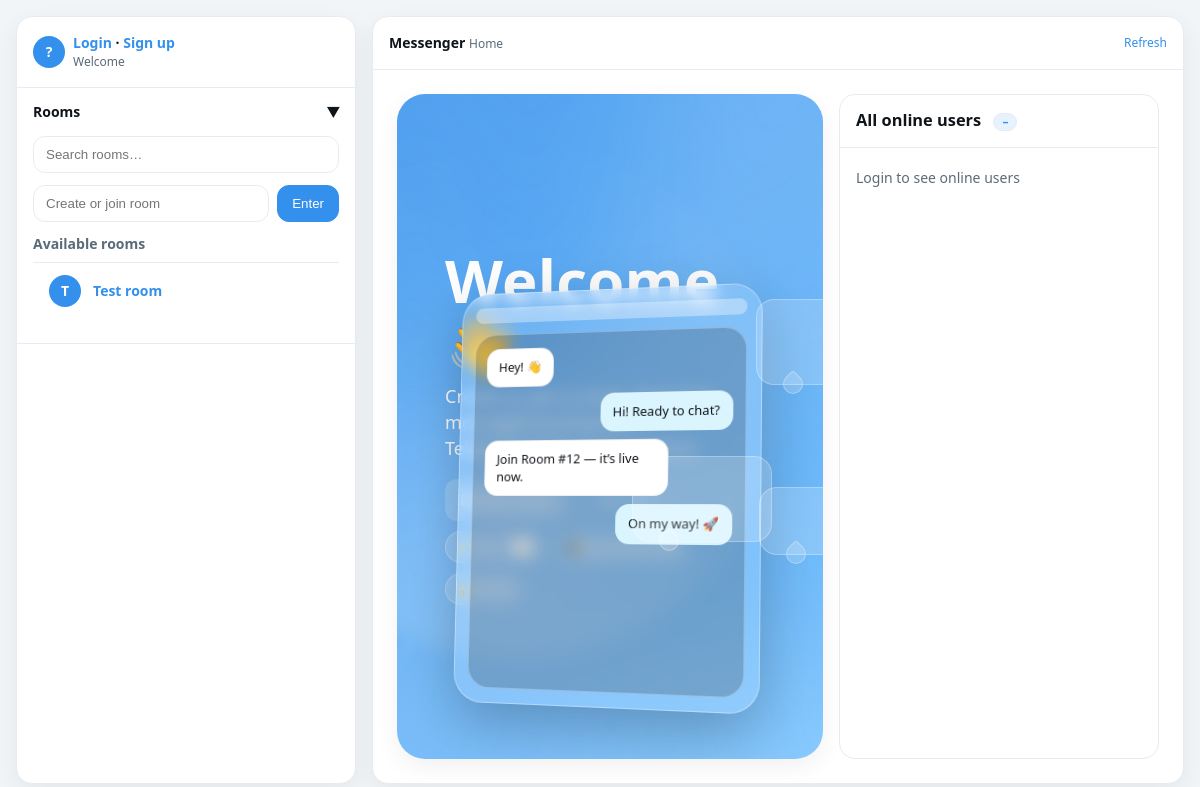
The app's page /, older data.
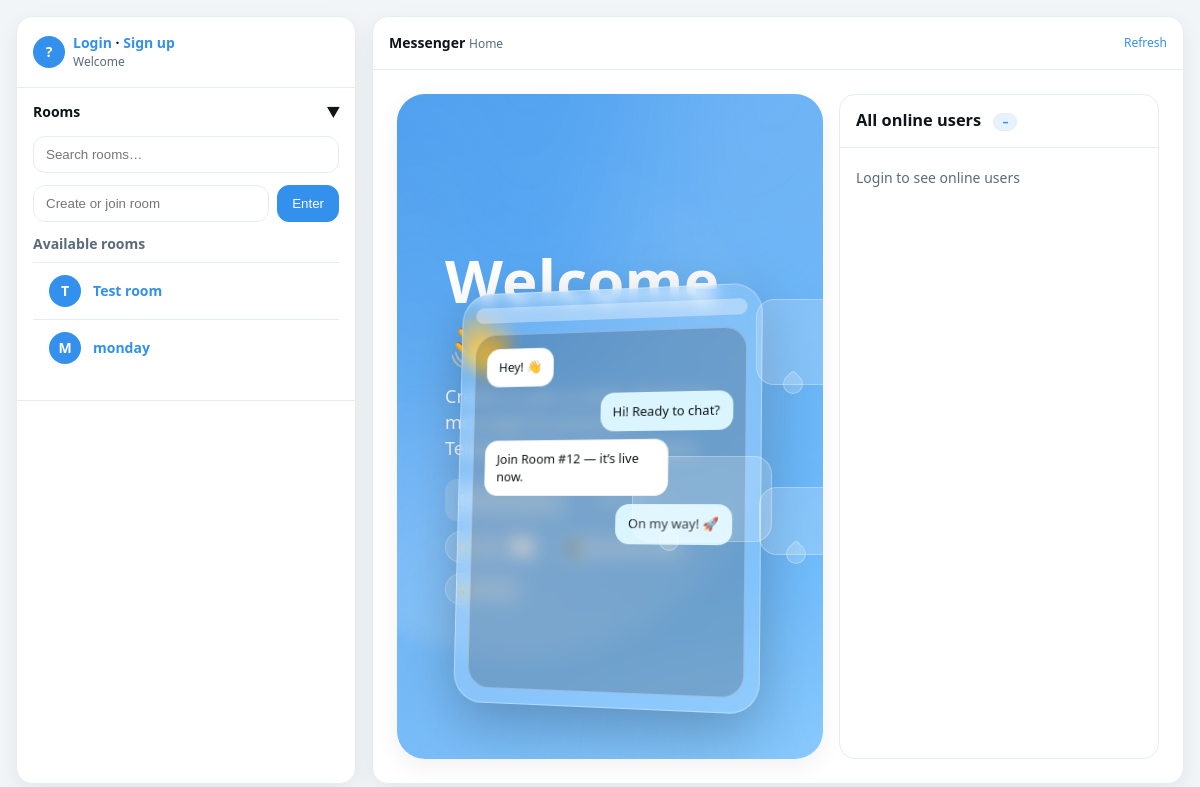
The same page, newer data.
### chat/models.py (models this page shows, shortened)
class Room(models.Model):
    name = models.CharField(max_length=255, unique=True)
    current_users = models.ManyToManyField("User", related_name="current_rooms", blank=True, through="RoomMembership")

### chat/views.py (the view)
# urls.py: path("", views.index, name="index"),
def index(request):
    if request.method == "POST":
        name = request.POST.get("name", "").strip()
        if name:
            room, _ = Room.objects.get_or_create(name=name)
            return HttpResponseRedirect(reverse("room", args=[room.pk]))
    rooms = Room.objects.all().order_by("name")
    return render(request, "chat/index.html", {"rooms": rooms})

### chat/templates/chat/index.html (shortened to what this page needs)
<!doctype html>
<html lang="en">
<head>
</head>
<body>
  <div class="app">
    <aside class="sidebar" aria-label="Sidebar">
      <div class="sb-head">
        {% if user.is_authenticated %}
          <div class="avatar">{{ user.username|slice:":1"|upper }}</div>
          <div>
            <div class="greet">Hello, {{ user.username }}</div>
            <div class="chip"><a href="{% url 'logout' %}">Logout</a></div>
          </div>
        {% else %}
          <div class="avatar">?</div>
          <div>
            <div class="greet"><a href="{% url 'login' %}">Login</a> · <a href="{% url 'signup' %}">Sign up</a></div>
            <div class="chip">Welcome</div>
          </div>
        {% endif %}
      </div>
      <details class="accordion" id="acc-rooms" open>
        <summary>
          <span>Rooms</span>
          <span class="chev">▶</span>
        </summary>
        <div class="acc-body">
          <div class="search">
            <input type="text" placeholder="Search rooms…" oninput="filterRooms(this.value)">
          </div>
          <form class="room-form" method="post">{% csrf_token %}
            <input name="name" type="text" placeholder="Create or join room">
            <button class="btn" type="submit">Enter</button>
          </form>
          <div class="acc-body-inner">
            <h2 style="padding:0 0 8px; margin:0; font-size:14px; color:var(--muted)">Available rooms</h2>
            <ul class="rooms" id="room-list">
              {% for r in rooms %}
                <li>
                  <a class="room-item" href="{% url 'room' r.pk %}">
                    <div class="avatar" aria-hidden="true">{{ r.name|slice:":1"|upper }}</div>
                    <div><div class="rname">{{ r.name }}</div></div>
                  </a>
                </li>
              {% empty %}
                <li><div class="room-item"><div class="chip">No rooms yet</div></div></li>
              {% endfor %}
            </ul>
          </div>
        </div>
      </details>
    </aside>
    <main class="main">
      <div class="main-head">
        <div><strong>Messenger</strong> <span class="chip">Home</span></div>
        <div class="chip"><a href="{% url 'index' %}">Refresh</a></div>
      </div>
      <div class="main-body">
        <section class="hero hero-xl" id="hero">
          <div class="hero-copy">
            <h1 class="hero-title">Welcome 👋</h1>
            <p class="hero-subtitle">
              Create or join a room. Real-time messages & presence — Telegram-style, fast and clean.
            </p>
            <div class="hero-cta">
              <a class="btn hero-btn" href="#room-list">Browse rooms</a>
              <a class="btn ghost" href="{% url 'index' %}">Refresh</a>
              <span class="pill">⚡ Live <span class="badge" id="online-count-hero">0</span></span>
              <span class="pill">🌓 Auto dark mode</span>
              <span class="pill">🔒 Secure</span>
            </div>
          </div>
          <div class="hero-art" aria-hidden="true">
            <div class="ring"></div>
            <div class="phone">
              <div class="statusbar"></div>
              <div class="screen">
                <div class="bubble them">Hey! 👋</div>
                <div class="bubble me">Hi! Ready to chat?</div>
                <div class="bubble them">Join Room #12 — it’s live now.</div>
                <div class="bubble me">On my way! 🚀</div>
              </div>
            </div>
            <div class="cloud c1"></div>
            <div class="cloud c2"></div>
            <div class="cloud c3"></div>
          </div>
        </section>
        <section class="panel">
          <h3>All online users <span class="badge" id="online-count-panel">0</span></h3>
          <ul id="online-users"><li style="color:var(--muted); padding:12px 16px">Loading…</li></ul>
        </section>
      </div>
    </main>
  </div>
</body>
</html>

Row changes from the older to the newer data that the page shows:
added Room: name "M", name "monday"
